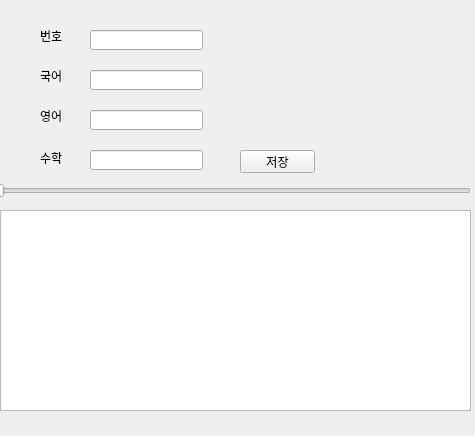
<?xml version="1.0" encoding="UTF-8"?>
<ui version="4.0">
 <class>Form</class>
 <widget class="QWidget" name="Form">
  <property name="geometry">
   <rect>
    <x>0</x>
    <y>0</y>
    <width>475</width>
    <height>436</height>
   </rect>
  </property>
  <property name="windowTitle">
   <string>Form</string>
  </property>
  <widget class="QSlider" name="horizontalSlider">
   <property name="geometry">
    <rect>
     <x>-10</x>
     <y>180</y>
     <width>481</width>
     <height>22</height>
    </rect>
   </property>
   <property name="orientation">
    <enum>Qt::Horizontal</enum>
   </property>
  </widget>
  <widget class="QLabel" name="label">
   <property name="geometry">
    <rect>
     <x>40</x>
     <y>30</y>
     <width>56</width>
     <height>12</height>
    </rect>
   </property>
   <property name="text">
    <string>번호</string>
   </property>
  </widget>
  <widget class="QLabel" name="label_2">
   <property name="geometry">
    <rect>
     <x>40</x>
     <y>70</y>
     <width>56</width>
     <height>12</height>
    </rect>
   </property>
   <property name="text">
    <string>국어</string>
   </property>
  </widget>
  <widget class="QLabel" name="label_3">
   <property name="geometry">
    <rect>
     <x>40</x>
     <y>110</y>
     <width>56</width>
     <height>12</height>
    </rect>
   </property>
   <property name="text">
    <string>영어</string>
   </property>
  </widget>
  <widget class="QLabel" name="label_4">
   <property name="geometry">
    <rect>
     <x>40</x>
     <y>150</y>
     <width>56</width>
     <height>16</height>
    </rect>
   </property>
   <property name="text">
    <string>수학</string>
   </property>
  </widget>
  <widget class="QLineEdit" name="editnum">
   <property name="geometry">
    <rect>
     <x>90</x>
     <y>30</y>
     <width>113</width>
     <height>20</height>
    </rect>
   </property>
  </widget>
  <widget class="QLineEdit" name="editkor">
   <property name="geometry">
    <rect>
     <x>90</x>
     <y>70</y>
     <width>113</width>
     <height>20</height>
    </rect>
   </property>
  </widget>
  <widget class="QLineEdit" name="editeng">
   <property name="geometry">
    <rect>
     <x>90</x>
     <y>110</y>
     <width>113</width>
     <height>20</height>
    </rect>
   </property>
  </widget>
  <widget class="QLineEdit" name="editmath">
   <property name="geometry">
    <rect>
     <x>90</x>
     <y>150</y>
     <width>113</width>
     <height>20</height>
    </rect>
   </property>
  </widget>
  <widget class="QPushButton" name="pushButton">
   <property name="geometry">
    <rect>
     <x>240</x>
     <y>150</y>
     <width>75</width>
     <height>23</height>
    </rect>
   </property>
   <property name="text">
    <string>저장</string>
   </property>
  </widget>
  <widget class="QTableWidget" name="tableWidget">
   <property name="geometry">
    <rect>
     <x>0</x>
     <y>210</y>
     <width>471</width>
     <height>201</height>
    </rect>
   </property>
  </widget>
 </widget>
 <resources/>
 <connections/>
</ui>
